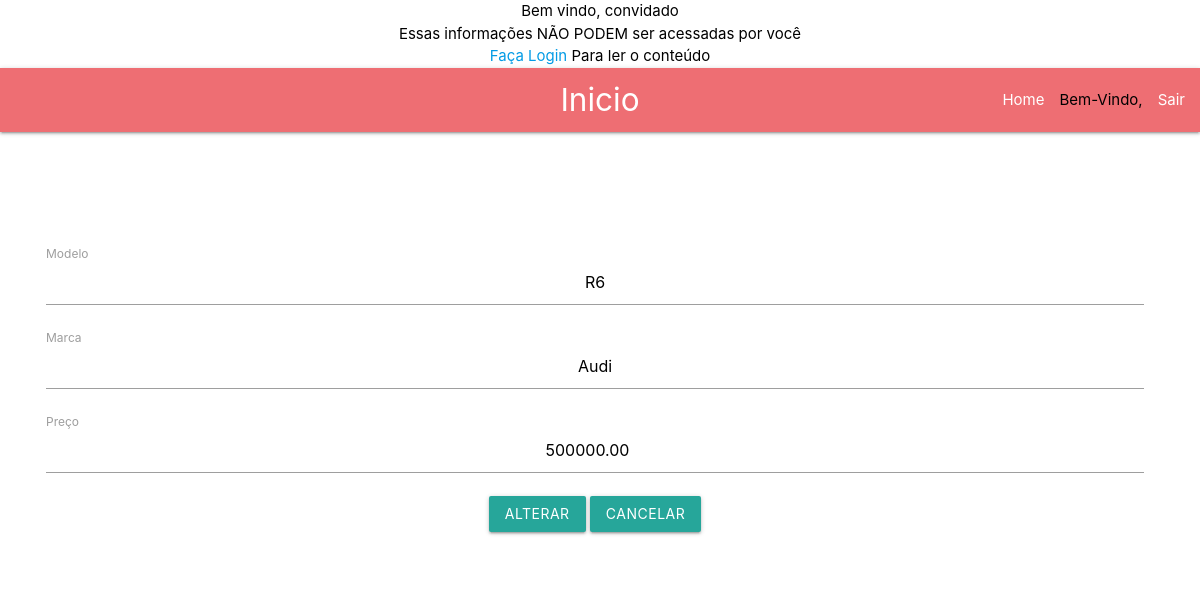
/carroalterar.php?cod=3, run on the app's committed database.
### tables this page shows
CREATE TABLE IF NOT EXISTS `carro` (
  `id` int(11) NOT NULL,
  `marca` varchar(255) NOT NULL,
  `modelo` varchar(255) NOT NULL,
  `preco` decimal(10,2) NOT NULL,
  `dt_cadastro` timestamp NOT NULL DEFAULT CURRENT_TIMESTAMP ON UPDATE CURRENT_TIMESTAMP
);

### carroalterar.php (the view, shortened to what this page needs)
<?php
    if ($_GET) {
        $id = (isset($_GET["cod"]) && $_GET["cod"] != null) ? $_GET["cod"] : "";
        include 'conexao.php';
        try {
            $stmt = $conexao->prepare("SELECT * FROM carro WHERE id = ?");
            $stmt->bindParam(1, $id);
            if ($stmt->execute()) {
                $rs = $stmt->fetch(PDO::FETCH_OBJ);
                $marca = $rs->marca;
                $modelo = $rs->modelo;
                $preco = $rs->preco;
            } else {
                throw new PDOException("Erro: Não foi possível executar a declaração sql");
            }
        } catch (PDOException $erro) {
            echo "Erro: ".$erro->getMessage();
        }
    }
?>
<?php
    $login_cookie = $_COOKIE['login'];
    if(isset($login_cookie)){
    }else{
      echo"Essas informações <font color='red'>NÃO PODEM</font> ser acessadas por você";
      echo"<br><a href='login.php'>Faça Login</a> Para ler o conteúdo";
    }
?>
<!DOCTYPE html>
<html lang="pt-br">
<head>
    <link rel="stylesheet" href="materialize/css/materialize.css">
    <link rel="stylesheet" href="https://cdnjs.cloudflare.com/ajax/libs/materialize/1.0.0/css/materialize.min.css">
</head>
<body>
<nav>
    <div class="nav-wrapper">
      <a href="index.php" class="brand-logo center">Inicio</a>
      <ul id="nav-mobile" class="right hide-on-med-and-down">
        <li><a href="index.php">Home</a></li>
        <li><?php echo"Bem-Vindo, $logado" ?></li>
        <li ><a href="logout.php">Sair</a></li>
      </ul>
    </div>
  </nav>
<br>
<br>
<br>
<br>
<br>
<div class="bc">
  <div class="row">
  <form action="carroalterar.php" method="post" class="col s12">
      <div class="row">
        <div class="input-field col s12 center">
        <input id="txtmodelo" type="text" name="txtmodelo" class="validate" required value = '<?php echo "{$modelo}";?>'>
          <label for="modelo">Modelo</label>
        </div>
        <div class="input-field col s12 center">
        <input id="txtmarca" type="text" name="txtmarca" class="validate" required value = '<?php echo "{$marca}";?>'>
          <label for="marca">Marca</label>
        </div>
        <div class="input-field col s12 center">
        <input id="txtpreco" type="number" step="0.02" name="txtpreco" class="validate" required value = '<?php echo "{$preco}";?>'>
          <label for="">Preço</label>
        </div>
      <div class="row">
                <button class="btn waves-effect waves-light" type="submit" name="action">Alterar</button>
                <a href="index.php"><button class="btn waves-effect waves-light" type="button" name="action">Cancelar</button></a>
            </div>
            </form>
  </div>
</body>
</html>

### carroalterar.php (style rules this page uses)
* { color:white; text-align: center; color: black; }
.bc { margin-left: 35px; margin-right: 45px; }

### data on the page
carro: txtmodelo "R6", txtmarca "Audi", txtpreco "500000.00"
